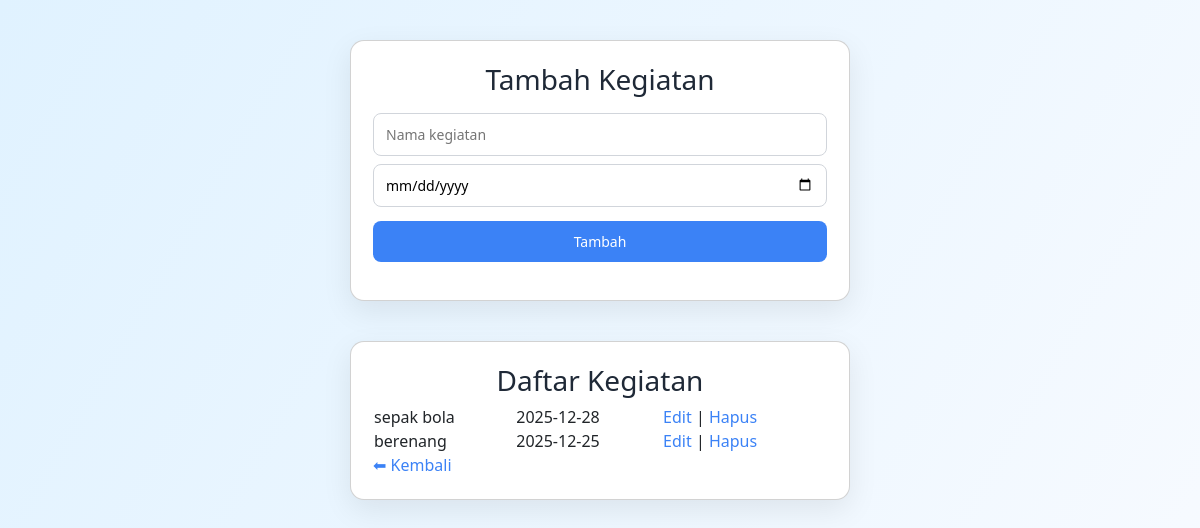
Screenshot of /admin/kegiatan.php (signed in) with the database file from the repository.
### tables this page shows
CREATE TABLE `kegiatan` (
  `id` int(11) NOT NULL,
  `nama_kegiatan` varchar(100) DEFAULT NULL,
  `tanggal` date DEFAULT NULL
);

### admin/kegiatan.php (the view, shortened to what this page needs)
<?php
include '../config/db.php';
$data = mysqli_query($conn, "SELECT * FROM kegiatan");
$edit = null;
?>
<link href="https://cdn.jsdelivr.net/npm/bootstrap@5.3.2/dist/css/bootstrap.min.css" rel="stylesheet">
<link rel="stylesheet" href="../assets/style.css">
<div class="card">
<h3><?= $edit ? 'Edit' : 'Tambah' ?> Kegiatan</h3>
<form method="post">
<input name="nama" placeholder="Nama kegiatan"
       value="<?= $edit['nama_kegiatan'] ?? '' ?>" required>
<input name="tgl" type="date"
       value="<?= $edit['tanggal'] ?? '' ?>" required>
<button name="<?= $edit ? 'edit' : 'tambah' ?>">
<?= $edit ? 'Update' : 'Tambah' ?>
</button>
</form>
</div>
<div class="card">
<h3>Daftar Kegiatan</h3>
<table width="100%">
<?php while($k=mysqli_fetch_assoc($data)): ?>
<tr>
<td><?= $k['nama_kegiatan'] ?></td>
<td><?= $k['tanggal'] ?></td>
<td>
<a href="?edit=<?= $k['id'] ?>">Edit</a> |
<a href="?hapus=<?= $k['id'] ?>"
onclick="return confirm('Hapus kegiatan?')">Hapus</a>
</td>
</tr>
<?php endwhile ?>
</table>
<a href="dashboard.php">⬅ Kembali</a>
</div>

### assets/style.css (style rules this page uses)
* { box-sizing: border-box; font-family: 'Segoe UI', sans-serif; }
.card { background: #ffffff; padding: 22px; max-width: 500px; margin: 40px auto; border-radius: 14px; box-shadow: 0 10px 30px rgba(0,0,0,.08); }
h2, h3 { margin-top: 0; color: #1f2937; text-align: center; }
input, button { width: 100%; padding: 10px 12px; margin-top: 8px; border-radius: 8px; border: 1px solid #d1d5db; font-size: 14px; }
button { background: #3b82f6; color: white; border: none; cursor: pointer; margin-top: 14px; transition: .2s; }
a { text-decoration: none; color: #3b82f6; font-weight: 500; }

### rows the page displays
kegiatan: nama_kegiatan "sepak bola", tanggal "2025-12-28"
kegiatan: nama_kegiatan "berenang", tanggal "2025-12-25"
